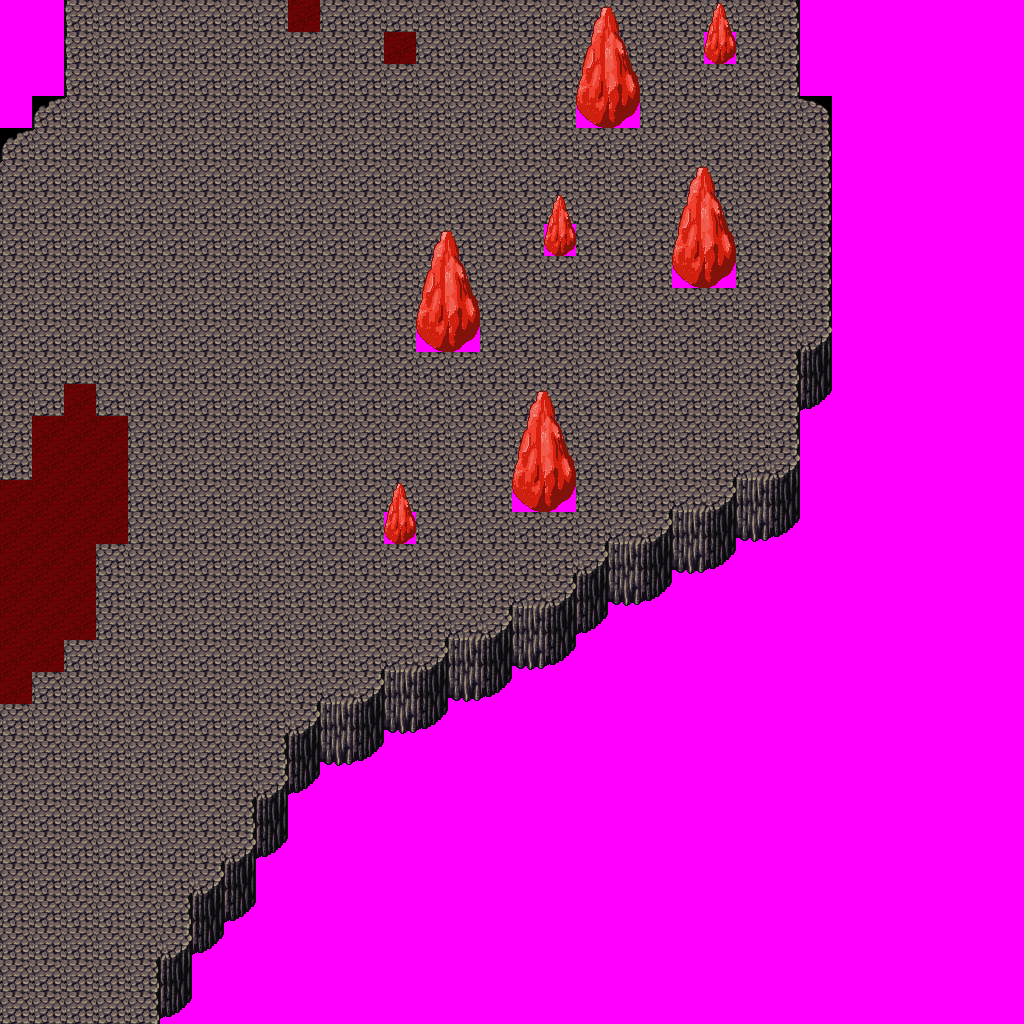

Tiled map render using the project's own tile images. Description and the map definition, with tile-layer contents summarised, below:
An orthogonal 32x32 tile map with 32x32 px tiles, 6 tile layers (Ground, Objects, Above, Walkable, ...), 4 tilesets and 4 objects (2x newmap, from_east_0, from_south_0).

<map version="1.0" orientation="orthogonal" width="32" height="32" tilewidth="32" tileheight="32">
 <tileset firstgid="1" name="terrain_cave" tilewidth="32" tileheight="32">
  <image source="../drawable/terrain_cave.png" width="256" height="448" />
 </tileset>
 <tileset firstgid="113" name="ground_rock_red_crystal" tilewidth="32" tileheight="32">
  <image source="../drawable/ground_rock_red_crystal.png" width="160" height="128" />
 </tileset>
 <tileset firstgid="133" name="ground_sand_red" tilewidth="32" tileheight="32">
  <image source="../drawable/ground_sand_red.png" width="192" height="32" />
 </tileset>
 <tileset firstgid="139" name="walkable_sentinel" tilewidth="32" tileheight="32">
  <image source="../drawable/walkable_sentinel.png" width="32" height="32" />
 </tileset>
 <layer name="Ground" width="32" height="32">
  <data>[1024 cells, 1024 non-empty, 3 distinct tile ids]</data>
 </layer>
 <layer name="Objects" width="32" height="32">
  <data>[1024 cells, 0 non-empty, 0 distinct tile ids]</data>
 </layer>
 <layer name="Above" width="32" height="32">
  <data>[1024 cells, 27 non-empty, 7 distinct tile ids]</data>
 </layer>
 <layer name="Walkable" width="32" height="32">
  <data>[1024 cells, 463 non-empty, 1 distinct tile ids]</data>
 </layer>
 <layer name="Objects_stendhal" width="32" height="32">
  <data>[1024 cells, 116 non-empty, 16 distinct tile ids]</data>
 </layer>
 <layer name="Objects_stendhal2" width="32" height="32">
  <data>[1024 cells, 0 non-empty, 0 distinct tile ids]</data>
 </layer>
 <objectgroup name="Mapevents" width="32" height="32">
  <object name="exit_west_0" type="newmap" x="0" y="160" width="32" height="864">
   <properties>
    <property name="map" value="level_5_deniran_caves_e2_x2_y3" />
    <property name="place" value="from_west_0" />
   </properties>
  </object>
  <object name="exit_north_0" type="newmap" x="64" y="0" width="736" height="32">
   <properties>
    <property name="map" value="level_5_deniran_caves_e2_x3_y2" />
    <property name="place" value="from_north_0" />
   </properties>
  </object>
 </objectgroup>
 <objectgroup name="Spawn" width="32" height="32">
  <object name="from_east_0" x="0" y="576" width="32" height="32" />
  <object name="from_south_0" x="416" y="0" width="32" height="32" />
 </objectgroup>
 <objectgroup name="Keys" width="32" height="32" />
 <objectgroup name="Replace" width="32" height="32" />
</map>
